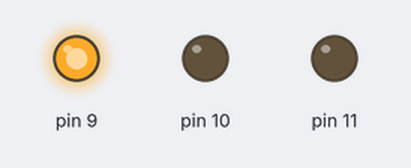
Bench run of a sketch on a simulated Arduino Uno, built with avr-gcc and run on an emulated ATmega328P. On the bench: output pins drawn as LEDs (lit = HIGH).

Above: at 0.15 s.
At 0.75 s:
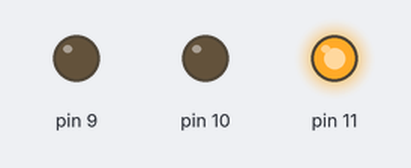
At 3.35 s:
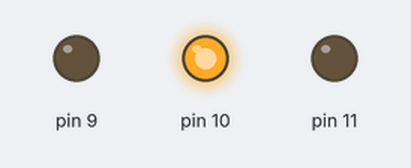
At 4.8 s:
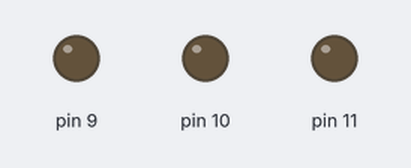
Timing chart, 0 to 6.7 s (numbered marks = the images above):
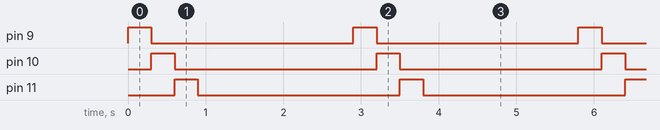

The sketch:

functions.ino
```cpp
void blinkLed(int pin) {
  digitalWrite(pin, HIGH);
  delay(300);
  digitalWrite(pin, LOW);
}

void setup() {
  // put your setup code here, to run once:
  pinMode(9, OUTPUT);
  pinMode(10, OUTPUT);
  pinMode(11, OUTPUT);
}

void loop() {
  // put your main code here, to run repeatedly:
  blinkLed(9);
  blinkLed(10);
  blinkLed(11);
  delay(2000);

}
```

Measured:
- by itself, pin 9–11: alternates HIGH for 0.30 s and LOW for 2.6 s
- by itself, everything shown: repeats every 2.9 s, in 4 steps
